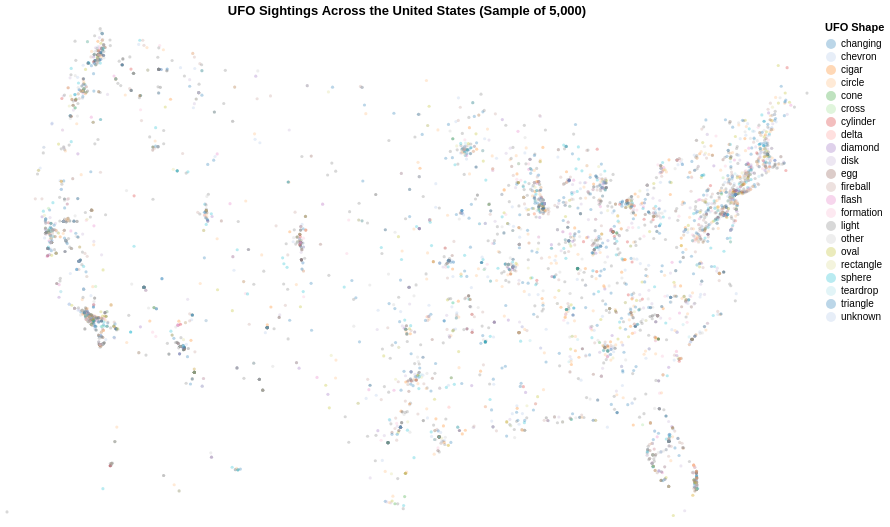

Notebook code for this chart:
### Code cell
# PLOT 1

df_sample = df_us.sample(n=5000, random_state=42)

plot1 = alt.Chart(df_sample).mark_circle(opacity=0.3,size=10)\
           .encode(longitude='longitude:Q',latitude='latitude:Q',color=alt.Color('shape:N', scale=alt.Scale(scheme='category20'),
                   legend=alt.Legend(title='UFO Shape')),tooltip=['city:N', 'state:N', 'shape:N', 'year:Q', 'duration_text:N'])\
           .properties(width=800, height=500, title='UFO Sightings Across the United States (Sample of 5,000)')\
           .project(type='albersUsa')

plot1

### Figure 1 — Vega-Lite specification as saved in the notebook (floating-point values rounded to 4 significant figures; data arrays with more than 128 entries replaced by an {"elided": "..."} marker saying what was removed)
{"config": {"view": {"continuousWidth": 300, "continuousHeight": 300}}, "data": {"name": "data-e3ea839044f745d74ab1ab96668e5407"}, "mark": {"type": "circle", "opacity": 0.3, "size": 10}, "encoding": {"color": {"field": "shape", "legend": {"title": "UFO Shape"}, "scale": {"scheme": "category20"}, "type": "nominal"}, "latitude": {"field": "latitude", "type": "quantitative"}, "longitude": {"field": "longitude", "type": "quantitative"}, "tooltip": [{"field": "city", "type": "nominal"}, {"field": "state", "type": "nominal"}, {"field": "shape", "type": "nominal"}, {"field": "year", "type": "quantitative"}, {"field": "duration_text", "type": "nominal"}]}, "height": 500, "projection": {"type": "albersUsa"}, "title": "UFO Sightings Across the United States (Sample of 5,000)", "width": 800, "$schema": "https://vega.github.io/schema/vega-lite/v5.20.1.json", "datasets": {"data-e3ea839044f745d74ab1ab96668e5407": {"elided": "5000 records"}}}
